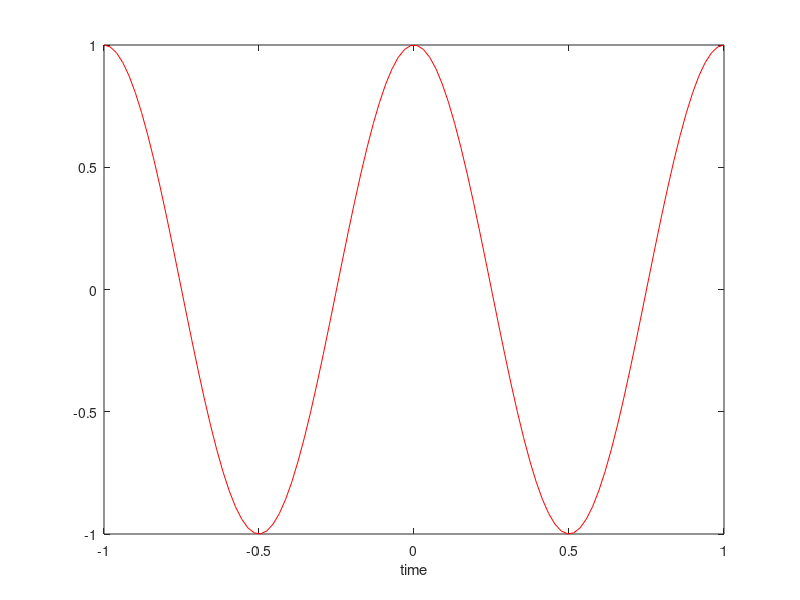

Reproduce this figure in MATLAB.
% Regression test function (black blox) for FreeMat v4.0
% This function is autogenerated by helpgen.
function bbtest_success = bbtest_xlabel
  bbtest_success = 1;
NumErrors = 0;
try
  x = linspace(-1,1);

catch
  NumErrors = NumErrors + 1;
end
try
  y = cos(2*pi*x);

catch
  NumErrors = NumErrors + 1;
end
try
  plot(x,y,'r-');

catch
  NumErrors = NumErrors + 1;
end
try
  xlabel('time');

catch
  NumErrors = NumErrors + 1;
end
try
  mprint xlabel1

catch
  NumErrors = NumErrors + 1;
end
if (NumErrors ~= 0) bbtest_success = 0; return; end
